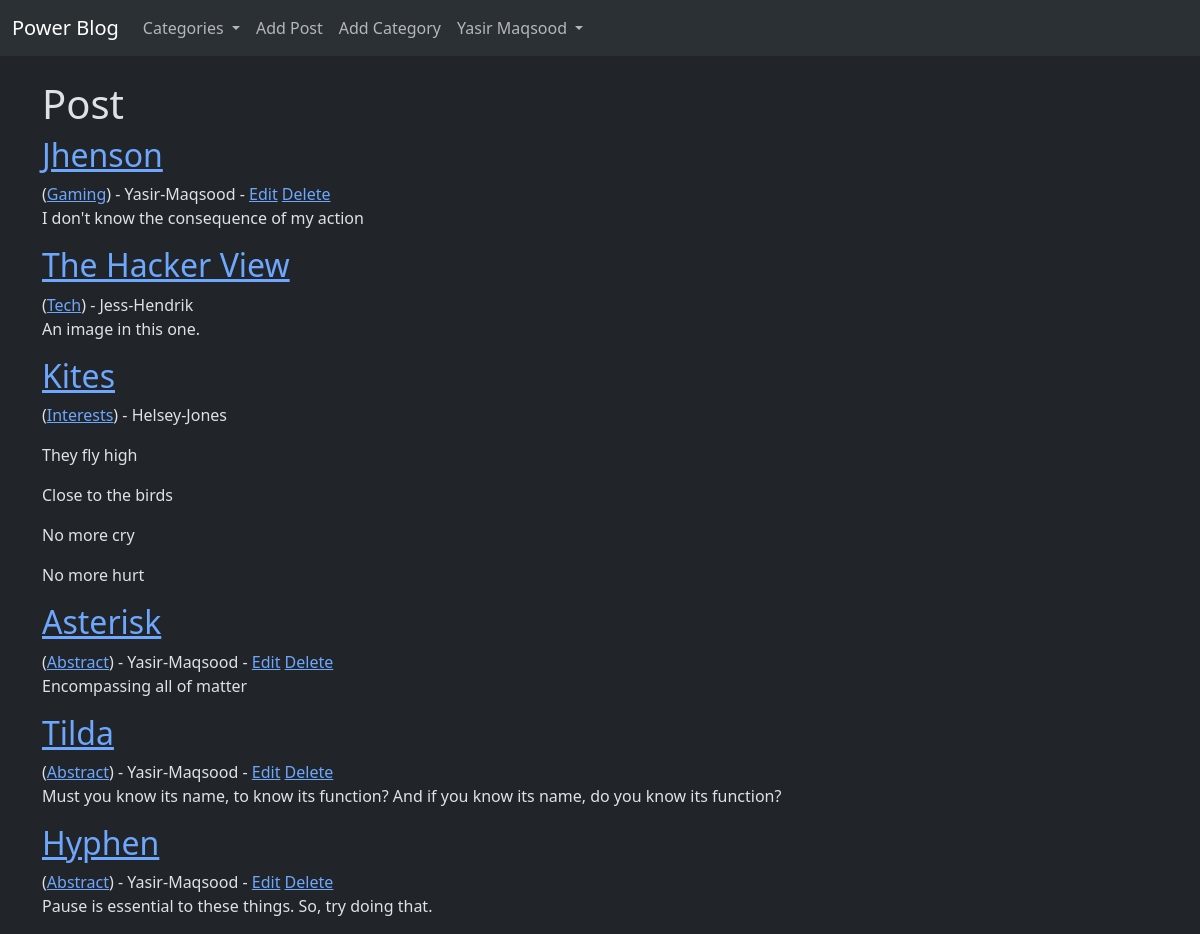
The app's page / (signed in) with its own data.
### theblog/models.py (models this page shows, shortened)
class Post(models.Model):
    title = models.CharField(max_length = 255)
    header_image = models.ImageField(null=True, blank=True, upload_to="images/")
    title_tag = models.CharField(max_length = 255)
    author = models.ForeignKey(User, on_delete=models.CASCADE)
    body = RichTextField(blank=True, null=True)
    post_date = models.DateField(auto_now_add=True)
    category = models.CharField(max_length=255, default='Abstract')
    snippet = models.CharField(max_length=255, default='Click to look inside. Meow!')
    likes = models.ManyToManyField(User, related_name='blog_posts')

### theblog/views.py (the view)
# urls.py: path('', HomeView.as_view(), name="home"),
class HomeView(ListView):
    cache_page = CACHE_TTL
    model = Post
    template_name = 'home.html'
    ordering = ['-post_date']
    def get_context_data(self, *args, **kwargs):
        cat_menu = Category.objects.all()
        context = super(HomeView, self).get_context_data(*args, **kwargs)
        context["cat_menu"] = cat_menu
        return context

### theblog/models.py (called while the page is built)
    def __str__(self):
        return self.name

### theblog/templates/home.html
{% extends 'base.html'%}
{% block content %}
<h1>Post</h1>
{% for post in object_list %}
<h2><a href="{%url 'article-detail' post.pk%}">{{ post.title }}</a></h2>(<a
    href="{%url 'category' post.category|slugify|title%}">{{post.category}}</a>) -
{{ post.author.first_name }}-{{ post.author.last_name }}
{% if user.is_authenticated %}
{% if user.id == post.author.id %}
- <a href="{%url 'update_post' post.pk%}">Edit</a>
<a href="{%url 'delete_post' post.pk%}">Delete</a>
{% endif %}
{% endif %}
<p>{{ post.snippet|safe }}</p>
{% endfor %}
{% endblock %}

### theblog/templates/base.html (shortened to what this page needs)
<!doctype html>
<html lang="en" data-bs-theme="dark">
<head>
  <link href="https://cdn.jsdelivr.net/npm/bootstrap@5.3.1/dist/css/bootstrap.min.css" rel="stylesheet"
>
</head>
<body>
  <nav class="navbar navbar-expand-lg bg-body-tertiary">
    <div class="container-fluid">
      <a class="navbar-brand" href="{% url 'home' %}">Power Blog</a>
      <div class="collapse navbar-collapse" id="navbarNavDropdown">
        <ul class="navbar-nav mr-auto">
          {% if cat_menu %}
          <li class="nav-item dropdown">
            <a class="nav-link dropdown-toggle" href="#" role="button" data-bs-toggle="dropdown" aria-expanded="false">
              Categories
            </a>
          </li>
          {% else %}
          <li class="nav-item">
            <a class="nav-link" href="{% url 'category-list' %}">Categories</a>
          </li>
          {% endif %}
          {% if user.is_authenticated %}
          <li class="nav-item">
            <a class="nav-link" href="{% url 'add_post' %}">Add Post</a>
          </li>
          <li class="nav-item">
            <a class="nav-link" href="{% url 'add_category' %}">Add Category</a>
          </li>
          {% endif %}
        </ul>
        <ul class="navbar-nav ml-auto">
          {% if user.is_authenticated %}
          <li class="nav-item dropdown">
            <a class="nav-link dropdown-toggle" href="#" role="button" data-bs-toggle="dropdown" aria-expanded="false">
              {{ user.first_name }} {{ user.last_name }}
            </a>
          </li>
          {% endif %}
          <li class="nav-item">
          </li>
        </ul>
      </div>
    </div>
  </nav>
  <br>
  <div class="container">
    {% block content %}
    {% endblock %}
  </div>
</body>
</html>

### records on screen
Post: title "Jhenson", category "Gaming", author.first_name "Yasir", author.last_name "Maqsood", shows "Edit", snippet "I don't know the consequence of my action"
Post: title "The Hacker View", category "Tech", author.first_name "Jess", author.last_name "Hendrik", snippet "An image in this one."
Post: title "Kites", category "Interests", author.first_name "Helsey", author.last_name "Jones", snippet "They fly high Close to the birds No more cry No more hurt"
Post: title "Asterisk", category "Abstract", author.first_name "Yasir", author.last_name "Maqsood", shows "Edit", snippet "Encompassing all of matter"
Post: title "Tilda", category "Abstract", author.first_name "Yasir", author.last_name "Maqsood", shows "Edit", snippet "Must you know its name, to know its function? And if you know its name, do you know its function?"
Post: title "Hyphen", category "Abstract", author.first_name "Yasir", author.last_name "Maqsood", shows "Edit", snippet "Pause is essential to these things. So, try doing that."

### other values on screen
{{ user.first_name }} "Yasir"
{{ user.last_name }} "Maqsood"
